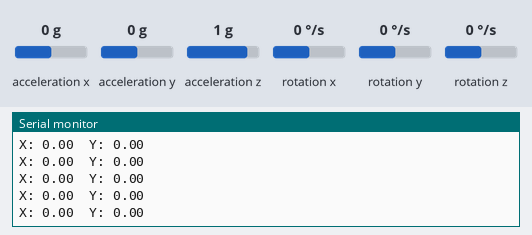
A sketch run on a simulated ESP8266 (NodeMCU). Parts: the last lines printed to the serial monitor. The test bench sets the inputs (shaded band); at power-on: acceleration x 0 g, acceleration y 0 g, acceleration z 1 g, rotation x 0 °/s, rotation y 0 °/s, rotation z 0 °/s. WiFi joins after 1.5 s; servers stay silent unless stated.

Above: at 3.7 s.
3.8 s: acceleration x set to -1.4 g
At 4.06 s:
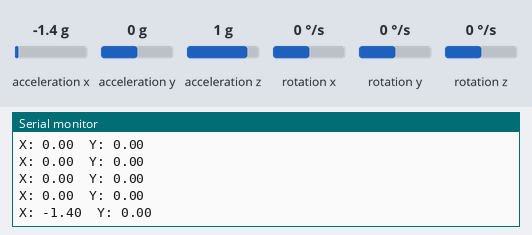
5.3 s: acceleration y set to -1.4 g
At 5.58 s:
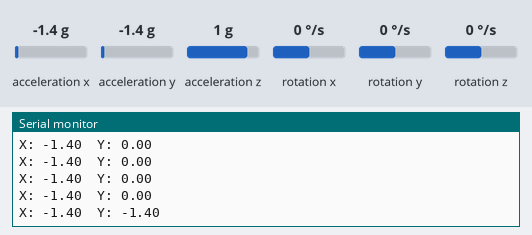
6.8 s: acceleration x set to -0.8 g
At 6.8 s:
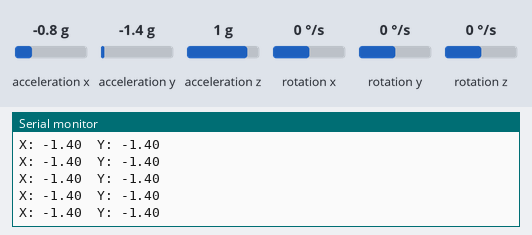
Timing chart, 0 to 9.8 s (numbered marks = the images above; inputs shaded):
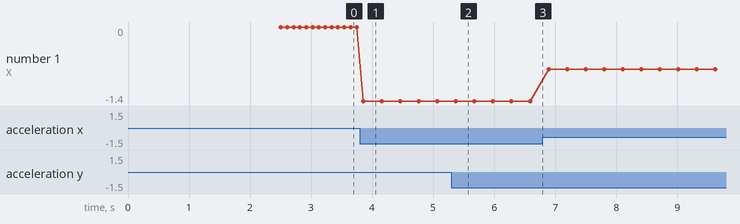

Measured:
- after the input at 3.8 s, the serial monitor: prints a new line after 0.05 s (image 1)
- after the input at 5.3 s, the serial monitor: prints a new line after 0.07 s (image 2)
- plotted number 1: 0 → -1.4 after the input at 3.8 s, -1.4 → -0.8 after the input at 6.8 s

The sketch:

finalmpu.ino
```cpp
#include <ESP8266WiFi.h>
#include <Wire.h>
#include <MPU6050.h>

MPU6050 mpu;

const char* ssid = "Iot";
const char* password = "rocky123";
const char* serverIP = "192.168.214.237";  // Replace with the IP address of your computer
const int serverPort = 8000;

WiFiClient client;

void sendCommand(const char* command) {
  if (client.connect(serverIP, serverPort)) {
    client.print(command);
    client.flush();
  }
}

void setup() {
  Serial.begin(115200);
  delay(1000);

  WiFi.begin(ssid, password);

  while (WiFi.status() != WL_CONNECTED) {
    delay(500);
    Serial.print(".");
  }

  Serial.println("");
  Serial.println("WiFi connected");
  Serial.println("IP address: ");
  Serial.println(WiFi.localIP());

  Wire.begin();
  mpu.initialize();

  if (!mpu.testConnection()) {
    Serial.println("MPU6050 connection failed!");
    while (1);
  }
}

void loop() {
  int16_t ax, ay, az, gx, gy, gz;
  mpu.getMotion6(&ax, &ay, &az, &gx, &gy, &gz);

  float x = ax / 16384.0;  // Divide by accelerometer sensitivity scale factor
  float y = ay / 16384.0;

  Serial.print("X: ");
  Serial.print(x);
  Serial.print("\tY: ");
  Serial.println(y);

  // Check conditions and send commands based on x and y values
  if (x > 0.2) {
    sendCommand("RIGHT");
  }
  else if (x < -0.2) {
    sendCommand("LEFT");
  }

  delay(100);
}
```
